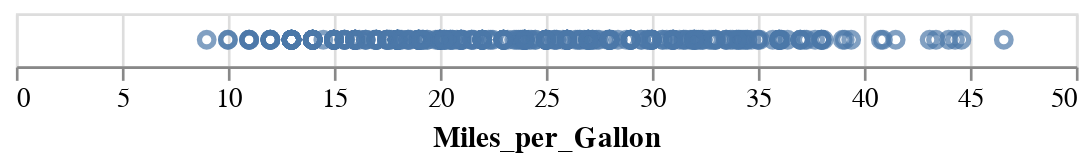

Source (notebook cell):
### Markdown cell above
- 의미있는 시각화를 위해서는,  
  데이터셋의 특정 열을 플롯(plot)의 특정 시각적 요소로 인코드(encode) 해주어야 한다.  
  - 예를 들어서,  
    x 축, y 축, 표식 유형/크기/색상, ... 등을  
    데이터 셋의 어느 열로 처리할 것인지 지정해야 한다. 
  - `encode()` 메소드를 사용해서  
    연비(miles per gallon)를 x 축에 인코드 하자:

### Code cell
alt.Chart(cars).mark_point().encode(
    x='Miles_per_Gallon'
)

### Figure 1 — Vega-Lite specification as saved in the notebook (floating-point values rounded to 4 significant figures; data arrays with more than 128 entries replaced by an {"elided": "..."} marker saying what was removed)
{"config": {"view": {"continuousWidth": 400, "continuousHeight": 300}}, "data": {"name": "data-f02450ab61490a1363517a0190416235"}, "mark": "point", "encoding": {"x": {"type": "quantitative", "field": "Miles_per_Gallon"}}, "$schema": "https://vega.github.io/schema/vega-lite/v4.8.1.json", "datasets": {"data-f02450ab61490a1363517a0190416235": {"elided": "406 records"}}}
